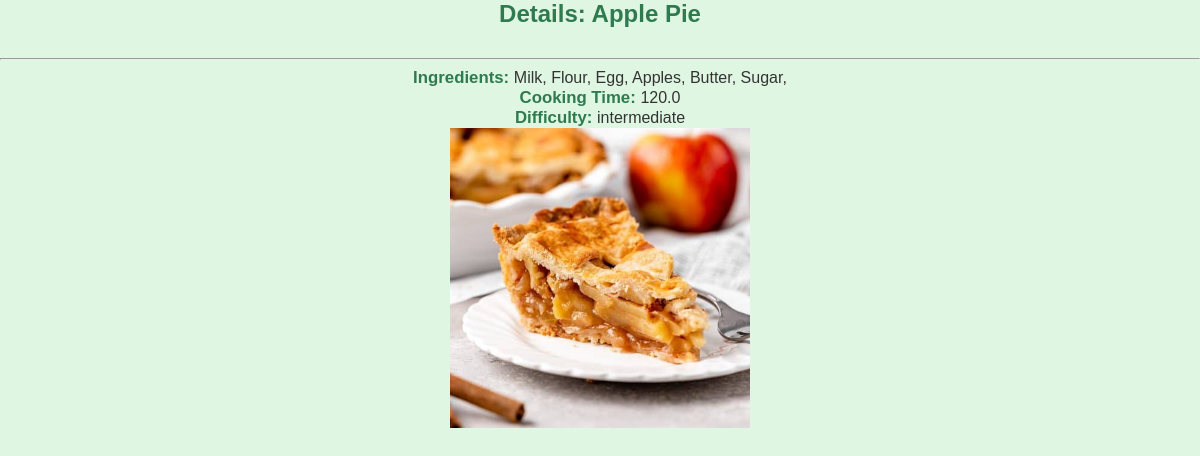
Page /recipes/list/16 (signed in) on the committed database.
### recipes/models.py (models this page shows, shortened)
class Recipe(models.Model):
  name = models.CharField(max_length=120)
  ingredients = models.ManyToManyField(Ingredient)
  cooking_time = models.FloatField(
    help_text='in minutes',
    verbose_name = 'cooking_time'
  )
  difficulty = models.CharField(
    max_length=12,
    choices=difficulty_choices,
    default='intermediate'
  )
  pic = models.ImageField(upload_to='recipes', default='no_picture.jpg')

### ingredients/models.py (models this page shows, shortened)
class Ingredient(models.Model):
  name = models.CharField(max_length=120)

### recipes/views.py (the view)
# urls.py: path('list/<pk>', RecipeDetailView.as_view(), name='detail'),
class RecipeDetailView(LoginRequiredMixin, DetailView):
  model = Recipe
  template_name = 'recipes/recipes_detail.html'

### recipes/templates/recipes/recipes_detail.html (shortened to what this page needs)
<h2>Details: {{object.name}}</h2>
<hr>
<b>Ingredients: </b>
    {% for ingredient in object.ingredients.all %}
        {{ingredient.name}},
    {% empty %}
        <li>No ingredients listed</li>
    {% endfor %}
<b>Cooking Time: </b> {{object.cooking_time}} <br>
<b>Difficulty: </b> {{object.difficulty}} <br>
<img src="{{object.pic.url}}" width="300" height="300" />

### recipes/templates/recipes/recipes_detail.html (style rules this page uses)
h2 { color: #2f7a4e; text-align: center; margin-bottom: 30px; }
b { color: #2f7a4e; }
p, b { font-size: 1.05rem; margin: 10px 0; }

### rows in the picture
Recipe: name "Apple Pie", cooking_time "120.0", difficulty "intermediate", pic (picture)
Ingredient: name "Milk"
Ingredient: name "Flour"
Ingredient: name "Egg"
Ingredient: name "Apples"
Ingredient: name "Butter"
Ingredient: name "Sugar"
